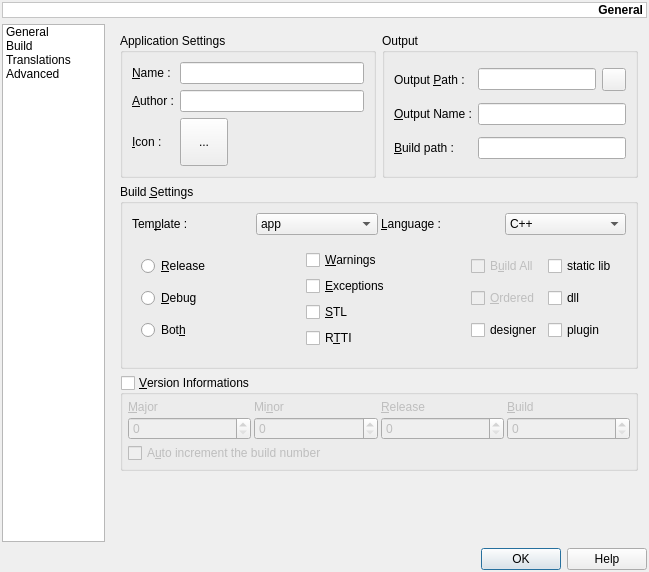
<ui version="4.0" >
 <class>ProjectSettings</class>
 <widget class="QDialog" name="ProjectSettings" >
  <property name="geometry" >
   <rect>
    <x>0</x>
    <y>0</y>
    <width>649</width>
    <height>572</height>
   </rect>
  </property>
  <property name="windowTitle" >
   <string>Settings</string>
  </property>
  <layout class="QGridLayout" >
   <property name="margin" >
    <number>2</number>
   </property>
   <item row="0" column="0" colspan="2" >
    <widget class="QLabel" name="lInformations" >
     <property name="palette" >
      <palette>
       <active>
        <colorrole role="Base" >
         <brush brushstyle="SolidPattern" >
          <color alpha="255" >
           <red>255</red>
           <green>255</green>
           <blue>255</blue>
          </color>
         </brush>
        </colorrole>
        <colorrole role="Window" >
         <brush brushstyle="SolidPattern" >
          <color alpha="255" >
           <red>255</red>
           <green>255</green>
           <blue>255</blue>
          </color>
         </brush>
        </colorrole>
       </active>
       <inactive>
        <colorrole role="Base" >
         <brush brushstyle="SolidPattern" >
          <color alpha="255" >
           <red>255</red>
           <green>255</green>
           <blue>255</blue>
          </color>
         </brush>
        </colorrole>
        <colorrole role="Window" >
         <brush brushstyle="SolidPattern" >
          <color alpha="255" >
           <red>255</red>
           <green>255</green>
           <blue>255</blue>
          </color>
         </brush>
        </colorrole>
       </inactive>
       <disabled>
        <colorrole role="Base" >
         <brush brushstyle="SolidPattern" >
          <color alpha="255" >
           <red>255</red>
           <green>255</green>
           <blue>255</blue>
          </color>
         </brush>
        </colorrole>
        <colorrole role="Window" >
         <brush brushstyle="SolidPattern" >
          <color alpha="255" >
           <red>255</red>
           <green>255</green>
           <blue>255</blue>
          </color>
         </brush>
        </colorrole>
       </disabled>
      </palette>
     </property>
     <property name="font" >
      <font>
       <weight>75</weight>
       <bold>true</bold>
      </font>
     </property>
     <property name="autoFillBackground" >
      <bool>true</bool>
     </property>
     <property name="frameShape" >
      <enum>QFrame::StyledPanel</enum>
     </property>
     <property name="text" >
      <string>General</string>
     </property>
     <property name="alignment" >
      <set>Qt::AlignRight|Qt::AlignTrailing|Qt::AlignVCenter</set>
     </property>
    </widget>
   </item>
   <item row="1" column="0" >
    <widget class="QListWidget" name="lwMenu" >
     <property name="minimumSize" >
      <size>
       <width>100</width>
       <height>0</height>
      </size>
     </property>
     <property name="maximumSize" >
      <size>
       <width>130</width>
       <height>16777215</height>
      </size>
     </property>
     <property name="editTriggers" >
      <set>QAbstractItemView::NoEditTriggers</set>
     </property>
     <property name="iconSize" >
      <size>
       <width>64</width>
       <height>64</height>
      </size>
     </property>
     <property name="textElideMode" >
      <enum>Qt::ElideNone</enum>
     </property>
     <property name="currentRow" >
      <number>-1</number>
     </property>
     <item>
      <property name="text" >
       <string>General</string>
      </property>
     </item>
     <item>
      <property name="text" >
       <string>Build</string>
      </property>
     </item>
     <item>
      <property name="text" >
       <string>Translations</string>
      </property>
     </item>
     <item>
      <property name="text" >
       <string>Advanced</string>
      </property>
     </item>
    </widget>
   </item>
   <item row="1" column="1" >
    <widget class="QStackedWidget" name="swMenu" >
     <property name="sizePolicy" >
      <sizepolicy vsizetype="Expanding" hsizetype="Expanding" >
       <horstretch>0</horstretch>
       <verstretch>0</verstretch>
      </sizepolicy>
     </property>
     <property name="currentIndex" >
      <number>0</number>
     </property>
     <widget class="QWidget" name="wGeneral" >
      <property name="geometry" >
       <rect>
        <x>0</x>
        <y>0</y>
        <width>539</width>
        <height>499</height>
       </rect>
      </property>
      <layout class="QGridLayout" name="gridLayout_3" >
       <item row="0" column="0" >
        <widget class="QGroupBox" name="gbApplication" >
         <property name="sizePolicy" >
          <sizepolicy vsizetype="Preferred" hsizetype="Preferred" >
           <horstretch>0</horstretch>
           <verstretch>0</verstretch>
          </sizepolicy>
         </property>
         <property name="title" >
          <string>Application Settings</string>
         </property>
         <layout class="QGridLayout" >
          <item row="0" column="0" >
           <widget class="QLabel" name="lTitle" >
            <property name="text" >
             <string>&amp;Name :</string>
            </property>
            <property name="buddy" >
             <cstring>leName</cstring>
            </property>
           </widget>
          </item>
          <item row="0" column="1" >
           <widget class="QLineEdit" name="leName" >
            <property name="statusTip" >
             <string>APP_TITLE</string>
            </property>
           </widget>
          </item>
          <item row="1" column="0" >
           <widget class="QLabel" name="lAuthor" >
            <property name="text" >
             <string>&amp;Author :</string>
            </property>
            <property name="buddy" >
             <cstring>leAuthor</cstring>
            </property>
           </widget>
          </item>
          <item row="1" column="1" >
           <widget class="QLineEdit" name="leAuthor" >
            <property name="statusTip" >
             <string>APP_AUTHOR</string>
            </property>
           </widget>
          </item>
          <item row="2" column="0" >
           <widget class="QLabel" name="lIcon" >
            <property name="text" >
             <string>&amp;Icon :</string>
            </property>
            <property name="buddy" >
             <cstring>tbIcon</cstring>
            </property>
           </widget>
          </item>
          <item row="2" column="1" >
           <widget class="QToolButton" name="tbIcon" >
            <property name="minimumSize" >
             <size>
              <width>48</width>
              <height>48</height>
             </size>
            </property>
            <property name="maximumSize" >
             <size>
              <width>48</width>
              <height>48</height>
             </size>
            </property>
            <property name="text" >
             <string>...</string>
            </property>
           </widget>
          </item>
         </layout>
        </widget>
       </item>
       <item row="0" column="1" >
        <widget class="QGroupBox" name="gbOutput" >
         <property name="sizePolicy" >
          <sizepolicy vsizetype="Preferred" hsizetype="Preferred" >
           <horstretch>0</horstretch>
           <verstretch>0</verstretch>
          </sizepolicy>
         </property>
         <property name="title" >
          <string>Output</string>
         </property>
         <layout class="QGridLayout" name="gridLayout" >
          <item row="0" column="0" >
           <widget class="QLabel" name="lOutputPath" >
            <property name="text" >
             <string>Output &amp;Path :</string>
            </property>
            <property name="buddy" >
             <cstring>tbOutputPath</cstring>
            </property>
           </widget>
          </item>
          <item row="0" column="1" >
           <widget class="QLineEdit" name="leOutputPath" >
            <property name="toolTip" >
             <string>The path where the binaries are copied at the end of the build (DESTDIR)</string>
            </property>
            <property name="statusTip" >
             <string/>
            </property>
           </widget>
          </item>
          <item row="0" column="2" >
           <widget class="QToolButton" name="tbOutputPath" >
            <property name="icon" >
             <iconset>
              <normaloff/>
             </iconset>
            </property>
           </widget>
          </item>
          <item row="1" column="0" >
           <widget class="QLabel" name="lOutputName" >
            <property name="sizePolicy" >
             <sizepolicy vsizetype="Preferred" hsizetype="Fixed" >
              <horstretch>0</horstretch>
              <verstretch>0</verstretch>
             </sizepolicy>
            </property>
            <property name="text" >
             <string>&amp;Output Name :</string>
            </property>
            <property name="buddy" >
             <cstring>leOutputName</cstring>
            </property>
           </widget>
          </item>
          <item row="1" column="1" colspan="2" >
           <widget class="QLineEdit" name="leOutputName" >
            <property name="toolTip" >
             <string>The name of the binary (TARGET)</string>
            </property>
            <property name="statusTip" >
             <string/>
            </property>
           </widget>
          </item>
          <item row="2" column="0" >
           <widget class="QLabel" name="label" >
            <property name="text" >
             <string>&amp;Build path :</string>
            </property>
            <property name="buddy" >
             <cstring>leBuildPath</cstring>
            </property>
           </widget>
          </item>
          <item row="2" column="1" colspan="2" >
           <widget class="QLineEdit" name="leBuildPath" >
            <property name="toolTip" >
             <string>The path where intermediate build files are placed (*.o, *.moc, moc_*.cpp, ui_*.h, qrc_*.cpp)</string>
            </property>
           </widget>
          </item>
         </layout>
        </widget>
       </item>
       <item row="1" column="0" colspan="2" >
        <widget class="QGroupBox" name="gbBuild" >
         <property name="sizePolicy" >
          <sizepolicy vsizetype="Preferred" hsizetype="MinimumExpanding" >
           <horstretch>0</horstretch>
           <verstretch>0</verstretch>
          </sizepolicy>
         </property>
         <property name="title" >
          <string>Build &amp;Settings</string>
         </property>
         <layout class="QGridLayout" name="gridLayout_2" >
          <item row="0" column="0" colspan="3" >
           <layout class="QHBoxLayout" >
            <property name="spacing" >
             <number>3</number>
            </property>
            <property name="margin" >
             <number>0</number>
            </property>
            <item>
             <widget class="QLabel" name="lTemplate" >
              <property name="text" >
               <string>Tem&amp;plate :</string>
              </property>
              <property name="buddy" >
               <cstring>cbTemplate</cstring>
              </property>
             </widget>
            </item>
            <item>
             <widget class="QComboBox" name="cbTemplate" >
              <property name="statusTip" >
               <string>TEMPLATE</string>
              </property>
              <item>
               <property name="text" >
                <string>app</string>
               </property>
              </item>
              <item>
               <property name="text" >
                <string>lib</string>
               </property>
              </item>
              <item>
               <property name="text" >
                <string>subdirs</string>
               </property>
              </item>
              <item>
               <property name="text" >
                <string>vcapp</string>
               </property>
              </item>
              <item>
               <property name="text" >
                <string>vclib</string>
               </property>
              </item>
             </widget>
            </item>
            <item>
             <widget class="QLabel" name="lLanguage" >
              <property name="text" >
               <string>&amp;Language :</string>
              </property>
              <property name="buddy" >
               <cstring>cbLanguage</cstring>
              </property>
             </widget>
            </item>
            <item>
             <widget class="QComboBox" name="cbLanguage" >
              <property name="statusTip" >
               <string>LANGUAGE</string>
              </property>
              <item>
               <property name="text" >
                <string>C++</string>
               </property>
              </item>
              <item>
               <property name="text" >
                <string>Qt4/C++</string>
               </property>
              </item>
             </widget>
            </item>
           </layout>
          </item>
          <item rowspan="2" row="1" column="2" >
           <widget class="QFrame" name="frame_3" >
            <property name="frameShape" >
             <enum>QFrame::NoFrame</enum>
            </property>
            <property name="frameShadow" >
             <enum>QFrame::Raised</enum>
            </property>
            <layout class="QGridLayout" name="gridLayout_4" >
             <item row="0" column="0" >
              <widget class="QCheckBox" name="cbBuildAll" >
               <property name="enabled" >
                <bool>false</bool>
               </property>
               <property name="statusTip" >
                <string>build_all</string>
               </property>
               <property name="text" >
                <string>B&amp;uild All</string>
               </property>
              </widget>
             </item>
             <item row="1" column="0" >
              <widget class="QCheckBox" name="cbOrdered" >
               <property name="enabled" >
                <bool>false</bool>
               </property>
               <property name="statusTip" >
                <string>ordered</string>
               </property>
               <property name="text" >
                <string>&amp;Ordered</string>
               </property>
              </widget>
             </item>
             <item row="2" column="1" >
              <widget class="QCheckBox" name="cbPlugin" >
               <property name="text" >
                <string>plugin</string>
               </property>
              </widget>
             </item>
             <item row="1" column="1" >
              <widget class="QCheckBox" name="cbDLL" >
               <property name="text" >
                <string>dll</string>
               </property>
              </widget>
             </item>
             <item row="0" column="1" >
              <widget class="QCheckBox" name="cbStaticLib" >
               <property name="text" >
                <string>static lib</string>
               </property>
              </widget>
             </item>
             <item row="2" column="0" >
              <widget class="QCheckBox" name="cbDesigner" >
               <property name="text" >
                <string>designer</string>
               </property>
              </widget>
             </item>
            </layout>
           </widget>
          </item>
          <item rowspan="2" row="1" column="1" >
           <widget class="QFrame" name="frame_4" >
            <property name="frameShape" >
             <enum>QFrame::NoFrame</enum>
            </property>
            <property name="frameShadow" >
             <enum>QFrame::Raised</enum>
            </property>
            <layout class="QVBoxLayout" name="verticalLayout_2" >
             <item>
              <widget class="QCheckBox" name="cbWarnings" >
               <property name="text" >
                <string>&amp;Warnings</string>
               </property>
              </widget>
             </item>
             <item>
              <widget class="QCheckBox" name="cbExceptions" >
               <property name="text" >
                <string>&amp;Exceptions</string>
               </property>
              </widget>
             </item>
             <item>
              <widget class="QCheckBox" name="cbSTL" >
               <property name="text" >
                <string>&amp;STL</string>
               </property>
              </widget>
             </item>
             <item>
              <widget class="QCheckBox" name="cbRTTI" >
               <property name="text" >
                <string>R&amp;TTI</string>
               </property>
              </widget>
             </item>
            </layout>
           </widget>
          </item>
          <item rowspan="2" row="1" column="0" >
           <widget class="QFrame" name="frame" >
            <property name="frameShape" >
             <enum>QFrame::NoFrame</enum>
            </property>
            <property name="frameShadow" >
             <enum>QFrame::Plain</enum>
            </property>
            <layout class="QVBoxLayout" name="verticalLayout" >
             <item>
              <widget class="QRadioButton" name="rbRelease" >
               <property name="statusTip" >
                <string>release</string>
               </property>
               <property name="text" >
                <string>&amp;Release</string>
               </property>
              </widget>
             </item>
             <item>
              <widget class="QRadioButton" name="rbDebug" >
               <property name="statusTip" >
                <string>debug</string>
               </property>
               <property name="text" >
                <string>&amp;Debug</string>
               </property>
              </widget>
             </item>
             <item>
              <widget class="QRadioButton" name="rbDebugRelease" >
               <property name="statusTip" >
                <string>debug_and_release</string>
               </property>
               <property name="text" >
                <string>Bot&amp;h</string>
               </property>
              </widget>
             </item>
            </layout>
           </widget>
          </item>
         </layout>
         <zorder>fWarn</zorder>
         <zorder>fBuildAll</zorder>
         <zorder>fBuildType</zorder>
         <zorder>frame_2</zorder>
         <zorder>frame_3</zorder>
         <zorder>frame_4</zorder>
         <zorder>frame</zorder>
        </widget>
       </item>
       <item row="2" column="0" colspan="2" >
        <widget class="QGroupBox" name="gbVersion" >
         <property name="statusTip" >
          <string>VERSION</string>
         </property>
         <property name="title" >
          <string>&amp;Version Informations</string>
         </property>
         <property name="checkable" >
          <bool>true</bool>
         </property>
         <property name="checked" >
          <bool>false</bool>
         </property>
         <layout class="QGridLayout" >
          <property name="margin" >
           <number>5</number>
          </property>
          <property name="spacing" >
           <number>3</number>
          </property>
          <item row="2" column="0" colspan="4" >
           <widget class="QCheckBox" name="cbBuildAutoIncrement" >
            <property name="statusTip" >
             <string>APP_AUTO_INCREMENT</string>
            </property>
            <property name="text" >
             <string>A&amp;uto increment the build number</string>
            </property>
           </widget>
          </item>
          <item row="0" column="3" >
           <widget class="QLabel" name="lBuild" >
            <property name="text" >
             <string>&amp;Build</string>
            </property>
            <property name="buddy" >
             <cstring>sbBuild</cstring>
            </property>
           </widget>
          </item>
          <item row="1" column="3" >
           <widget class="QSpinBox" name="sbBuild" >
            <property name="maximum" >
             <number>32767</number>
            </property>
           </widget>
          </item>
          <item row="1" column="2" >
           <widget class="QSpinBox" name="sbRelease" >
            <property name="maximum" >
             <number>32767</number>
            </property>
           </widget>
          </item>
          <item row="1" column="1" >
           <widget class="QSpinBox" name="sbMinor" >
            <property name="maximum" >
             <number>32767</number>
            </property>
           </widget>
          </item>
          <item row="1" column="0" >
           <widget class="QSpinBox" name="sbMajor" >
            <property name="maximum" >
             <number>32767</number>
            </property>
           </widget>
          </item>
          <item row="0" column="2" >
           <widget class="QLabel" name="lRelease" >
            <property name="text" >
             <string>&amp;Release</string>
            </property>
            <property name="buddy" >
             <cstring>sbRelease</cstring>
            </property>
           </widget>
          </item>
          <item row="0" column="1" >
           <widget class="QLabel" name="lMinor" >
            <property name="text" >
             <string>Mi&amp;nor</string>
            </property>
            <property name="buddy" >
             <cstring>sbMinor</cstring>
            </property>
           </widget>
          </item>
          <item row="0" column="0" >
           <widget class="QLabel" name="lMajor" >
            <property name="text" >
             <string>&amp;Major</string>
            </property>
            <property name="buddy" >
             <cstring>sbMajor</cstring>
            </property>
           </widget>
          </item>
         </layout>
        </widget>
       </item>
       <item row="3" column="0" colspan="2" >
        <spacer name="verticalSpacer" >
         <property name="orientation" >
          <enum>Qt::Vertical</enum>
         </property>
         <property name="sizeHint" stdset="0" >
          <size>
           <width>518</width>
           <height>9</height>
          </size>
         </property>
        </spacer>
       </item>
      </layout>
     </widget>
     <widget class="QWidget" name="wBuild" >
      <property name="geometry" >
       <rect>
        <x>0</x>
        <y>0</y>
        <width>539</width>
        <height>499</height>
       </rect>
      </property>
      <layout class="QGridLayout" >
       <property name="margin" >
        <number>2</number>
       </property>
       <item row="0" column="0" >
        <widget class="QGroupBox" name="gbQtModules" >
         <property name="title" >
          <string>&amp;Qt Modules</string>
         </property>
         <layout class="QVBoxLayout" >
          <property name="spacing" >
           <number>3</number>
          </property>
          <property name="margin" >
           <number>5</number>
          </property>
          <item>
           <widget class="QListWidget" name="lwQtModules" >
            <property name="statusTip" >
             <string>QT</string>
            </property>
            <property name="frameShape" >
             <enum>QFrame::NoFrame</enum>
            </property>
           </widget>
          </item>
         </layout>
        </widget>
       </item>
       <item row="0" column="1" >
        <widget class="QGroupBox" name="gbIncludes" >
         <property name="title" >
          <string>&amp;Include pathes</string>
         </property>
         <layout class="QVBoxLayout" >
          <property name="spacing" >
           <number>3</number>
          </property>
          <property name="margin" >
           <number>5</number>
          </property>
          <item>
           <widget class="QListWidget" name="lwIncludes" >
            <property name="statusTip" >
             <string>CONFIG</string>
            </property>
            <property name="frameShape" >
             <enum>QFrame::NoFrame</enum>
            </property>
           </widget>
          </item>
         </layout>
        </widget>
       </item>
       <item row="1" column="0" >
        <widget class="QGroupBox" name="gbLibraries" >
         <property name="title" >
          <string>&amp;Libraries</string>
         </property>
         <layout class="QVBoxLayout" >
          <property name="spacing" >
           <number>3</number>
          </property>
          <property name="margin" >
           <number>5</number>
          </property>
          <item>
           <widget class="QListWidget" name="lwLibraries" >
            <property name="statusTip" >
             <string>CONFIG</string>
            </property>
            <property name="frameShape" >
             <enum>QFrame::NoFrame</enum>
            </property>
           </widget>
          </item>
         </layout>
        </widget>
       </item>
       <item row="1" column="1" >
        <widget class="QGroupBox" name="gbDefines" >
         <property name="title" >
          <string>&amp;Defines</string>
         </property>
         <layout class="QVBoxLayout" >
          <property name="spacing" >
           <number>3</number>
          </property>
          <property name="margin" >
           <number>5</number>
          </property>
          <item>
           <widget class="QListWidget" name="lwDefines" >
            <property name="statusTip" >
             <string>CONFIG</string>
            </property>
            <property name="frameShape" >
             <enum>QFrame::NoFrame</enum>
            </property>
           </widget>
          </item>
         </layout>
        </widget>
       </item>
      </layout>
     </widget>
     <widget class="QWidget" name="wTranslations" >
      <property name="geometry" >
       <rect>
        <x>0</x>
        <y>0</y>
        <width>585</width>
        <height>377</height>
       </rect>
      </property>
      <layout class="QVBoxLayout" >
       <property name="spacing" >
        <number>3</number>
       </property>
       <property name="margin" >
        <number>2</number>
       </property>
       <item>
        <widget class="QGroupBox" name="gbTranslations" >
         <property name="enabled" >
          <bool>false</bool>
         </property>
         <property name="title" >
          <string>Translations</string>
         </property>
         <layout class="QVBoxLayout" >
          <property name="spacing" >
           <number>3</number>
          </property>
          <property name="margin" >
           <number>5</number>
          </property>
          <item>
           <layout class="QHBoxLayout" >
            <property name="spacing" >
             <number>6</number>
            </property>
            <property name="margin" >
             <number>0</number>
            </property>
            <item>
             <widget class="QLabel" name="lTranslationsPath" >
              <property name="text" >
               <string>&amp;Translations Path :</string>
              </property>
              <property name="buddy" >
               <cstring>tbTranslationsPath</cstring>
              </property>
             </widget>
            </item>
            <item>
             <widget class="QLineEdit" name="leTranslationsPath" >
              <property name="statusTip" >
               <string>TRANSLATIONS_PATH</string>
              </property>
             </widget>
            </item>
            <item>
             <widget class="QToolButton" name="tbTranslationsPath" >
              <property name="icon" >
               <iconset>
                <normaloff/>
               </iconset>
              </property>
             </widget>
            </item>
           </layout>
          </item>
          <item>
           <widget class="QLabel" name="lTranslations" >
            <property name="text" >
             <string>Tick the &amp;language you would like to add to your project</string>
            </property>
            <property name="buddy" >
             <cstring>lwTranslations</cstring>
            </property>
           </widget>
          </item>
          <item>
           <widget class="QListWidget" name="lwTranslations" >
            <property name="statusTip" >
             <string>TRANSLATIONS</string>
            </property>
           </widget>
          </item>
         </layout>
        </widget>
       </item>
      </layout>
     </widget>
     <widget class="QWidget" name="wAdvanced" >
      <property name="geometry" >
       <rect>
        <x>0</x>
        <y>0</y>
        <width>100</width>
        <height>30</height>
       </rect>
      </property>
      <layout class="QHBoxLayout" >
       <property name="margin" >
        <number>2</number>
       </property>
       <item>
        <widget class="QProjectView" name="tvAdvanced" >
         <property name="sizePolicy" >
          <sizepolicy vsizetype="MinimumExpanding" hsizetype="MinimumExpanding" >
           <horstretch>0</horstretch>
           <verstretch>0</verstretch>
          </sizepolicy>
         </property>
        </widget>
       </item>
      </layout>
     </widget>
    </widget>
   </item>
   <item row="2" column="0" colspan="2" >
    <layout class="QHBoxLayout" >
     <item>
      <widget class="QDialogButtonBox" name="dbbButtons" >
       <property name="orientation" >
        <enum>Qt::Horizontal</enum>
       </property>
       <property name="standardButtons" >
        <set>QDialogButtonBox::Help|QDialogButtonBox::Ok</set>
       </property>
      </widget>
     </item>
    </layout>
   </item>
  </layout>
 </widget>
 <customwidgets>
  <customwidget>
   <class>QProjectView</class>
   <extends>QTreeView</extends>
   <header>qprojectview.h</header>
  </customwidget>
 </customwidgets>
 <tabstops>
  <tabstop>leName</tabstop>
  <tabstop>leAuthor</tabstop>
  <tabstop>sbMajor</tabstop>
  <tabstop>sbMinor</tabstop>
  <tabstop>sbRelease</tabstop>
  <tabstop>sbBuild</tabstop>
  <tabstop>cbBuildAutoIncrement</tabstop>
  <tabstop>cbTemplate</tabstop>
  <tabstop>cbLanguage</tabstop>
  <tabstop>rbRelease</tabstop>
  <tabstop>lwQtModules</tabstop>
  <tabstop>lwDefines</tabstop>
  <tabstop>lwTranslations</tabstop>
  <tabstop>lwMenu</tabstop>
  <tabstop>dbbButtons</tabstop>
 </tabstops>
 <resources/>
 <connections>
  <connection>
   <sender>dbbButtons</sender>
   <signal>accepted()</signal>
   <receiver>ProjectSettings</receiver>
   <slot>accept()</slot>
   <hints>
    <hint type="sourcelabel" >
     <x>256</x>
     <y>472</y>
    </hint>
    <hint type="destinationlabel" >
     <x>157</x>
     <y>274</y>
    </hint>
   </hints>
  </connection>
  <connection>
   <sender>dbbButtons</sender>
   <signal>rejected()</signal>
   <receiver>ProjectSettings</receiver>
   <slot>reject()</slot>
   <hints>
    <hint type="sourcelabel" >
     <x>324</x>
     <y>472</y>
    </hint>
    <hint type="destinationlabel" >
     <x>286</x>
     <y>274</y>
    </hint>
   </hints>
  </connection>
  <connection>
   <sender>lwMenu</sender>
   <signal>currentRowChanged(int)</signal>
   <receiver>swMenu</receiver>
   <slot>setCurrentIndex(int)</slot>
   <hints>
    <hint type="sourcelabel" >
     <x>95</x>
     <y>64</y>
    </hint>
    <hint type="destinationlabel" >
     <x>480</x>
     <y>141</y>
    </hint>
   </hints>
  </connection>
  <connection>
   <sender>lwMenu</sender>
   <signal>currentTextChanged(QString)</signal>
   <receiver>lInformations</receiver>
   <slot>setText(QString)</slot>
   <hints>
    <hint type="sourcelabel" >
     <x>109</x>
     <y>45</y>
    </hint>
    <hint type="destinationlabel" >
     <x>184</x>
     <y>5</y>
    </hint>
   </hints>
  </connection>
 </connections>
</ui>
